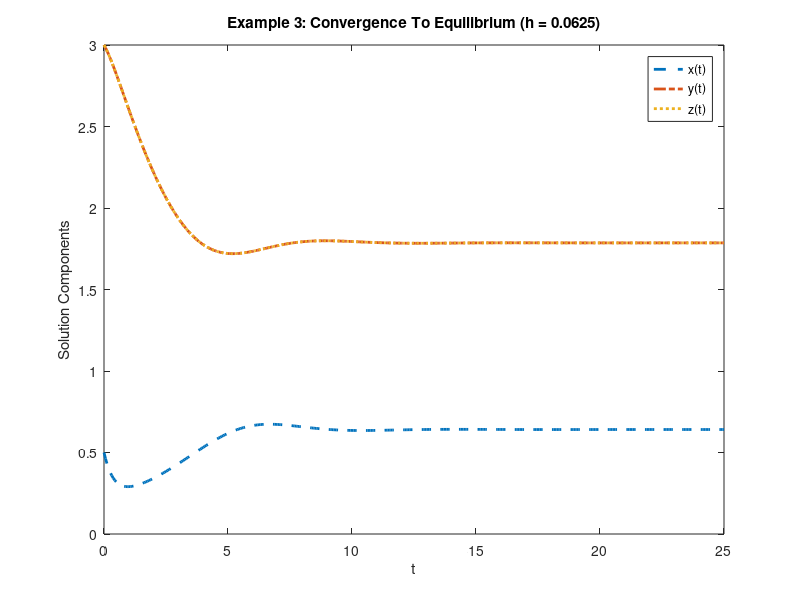
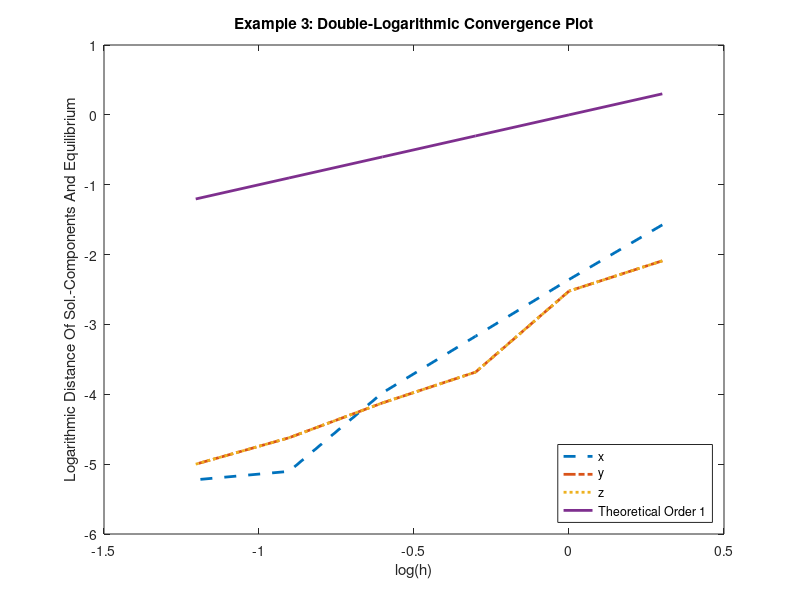

Recreate these plots in MATLAB, in order.
% Step 0: Close All Windows and Clear Everything

%clear all;
%close all;

% Step 1: Definition of System Parameters and Initial Conditions

k01 = 1.0;
k02 = 1.0;
k03 = 3.0;
k04 = 3.0;
k05 = 1.0;
k06 = 1.0;
k07 = 1.0;
k08 = 1.0;
k09 = 1.0;
k10 = 1.0;
k11 = 1.0;
k12 = 1.0;

x_start = 0.5; 
y_start = 3.0; 
z_start = 3.0;

% Known Equilibrium

x_s = 0.641065863794874;
y_s = 1.786026457590849;
z_s = 1.786026457590849;

% Step 2: Definition of Time Intervals and Solution Vectors

T    = 25;
h_v  = [2 1 0.5 0.25 0.125 0.0625];

% Step 2.1: Different Time Vectors for Different Time Steps

t_1  = 0:h_v(1):T;
t_1  = (t_1)';
t_2  = 0:h_v(2):T;
t_2  = (t_2)';
t_3  = 0:h_v(3):T;
t_3  = (t_3)';
t_4  = 0:h_v(4):T;
t_4  = (t_4)';
t_5  = 0:h_v(5):T;
t_5  = (t_5)';
t_6  = 0:h_v(6):T;
t_6  = (t_6)';

% Step 2.2: Solution Vectors for Different Time Steps

% Vectors For h(1)

x_1_nsfd    = zeros(length(t_1),1);
y_1_nsfd    = zeros(length(t_1),1);
z_1_nsfd    = zeros(length(t_1),1);
x_1_nsfd(1) = x_start;
y_1_nsfd(1) = y_start;
z_1_nsfd(1) = z_start;

% Vectors For h(2)

x_2_nsfd    = zeros(length(t_2),1);
y_2_nsfd    = zeros(length(t_2),1);
z_2_nsfd    = zeros(length(t_2),1);
x_2_nsfd(1) = x_start;
y_2_nsfd(1) = y_start;
z_2_nsfd(1) = z_start;

% Vectors For h(3)

x_3_nsfd    = zeros(length(t_3),1);
y_3_nsfd    = zeros(length(t_3),1);
z_3_nsfd    = zeros(length(t_3),1);
x_3_nsfd(1) = x_start;
y_3_nsfd(1) = y_start;
z_3_nsfd(1) = z_start;

% Vectors For h(4)

x_4_nsfd    = zeros(length(t_4),1);
y_4_nsfd    = zeros(length(t_4),1);
z_4_nsfd    = zeros(length(t_4),1);
x_4_nsfd(1) = x_start;
y_4_nsfd(1) = y_start;
z_4_nsfd(1) = z_start;

% Vectors For h(5)

x_5_nsfd    = zeros(length(t_5),1);
y_5_nsfd    = zeros(length(t_5),1);
z_5_nsfd    = zeros(length(t_5),1);
x_5_nsfd(1) = x_start;
y_5_nsfd(1) = y_start;
z_5_nsfd(1) = z_start;

% Vectors For h(6)

x_6_nsfd    = zeros(length(t_6),1);
y_6_nsfd    = zeros(length(t_6),1);
z_6_nsfd    = zeros(length(t_6),1);
x_6_nsfd(1) = x_start;
y_6_nsfd(1) = y_start;
z_6_nsfd(1) = z_start;

% Step 3: Loops Over Times For All Three Algorithms

% Step 3.1: Loop For h = h_v(1)

h = h_v(1);

for j = 1:1:length(t_1)-1
  
  A             = 1 + h*(k03*y_1_nsfd(j)/(x_1_nsfd(j)+k04) ...
                  + k05*z_1_nsfd(j)/(x_1_nsfd(j)+k06));
  B             = 1 + h*k08/(y_1_nsfd(j)+k09);
  C             = 1 + h*k11/(z_1_nsfd(j)+k12);
  x_1_nsfd(j+1) = x_1_nsfd(j)*(1+h*k02)/A + (h*k01)/A;
  y_1_nsfd(j+1) = y_1_nsfd(j)/B + h*k07*x_1_nsfd(j+1)/B;
  z_1_nsfd(j+1) = z_1_nsfd(j)/C + h*k10*x_1_nsfd(j+1)/C;
  
endfor

% Step 3.2: Loop For h = h_v(2)

h = h_v(2);

for j = 1:1:length(t_2)-1
  
  A             = 1 + h*(k03*y_2_nsfd(j)/(x_2_nsfd(j)+k04) ...
                  + k05*z_2_nsfd(j)/(x_2_nsfd(j)+k06));
  B             = 1 + h*k08/(y_2_nsfd(j)+k09);
  C             = 1 + h*k11/(z_2_nsfd(j)+k12);
  x_2_nsfd(j+1) = x_2_nsfd(j)*(1+h*k02)/A + (h*k01)/A;
  y_2_nsfd(j+1) = y_2_nsfd(j)/B + h*k07*x_2_nsfd(j+1)/B;
  z_2_nsfd(j+1) = z_2_nsfd(j)/C + h*k10*x_2_nsfd(j+1)/C;
  
endfor

% Step 3.3: Loop For h = h_v(3)

h = h_v(3);

for j = 1:1:length(t_3)-1
  
  A             = 1 + h*(k03*y_3_nsfd(j)/(x_3_nsfd(j)+k04) ...
                  + k05*z_3_nsfd(j)/(x_3_nsfd(j)+k06));
  B             = 1 + h*k08/(y_3_nsfd(j)+k09);
  C             = 1 + h*k11/(z_3_nsfd(j)+k12);
  x_3_nsfd(j+1) = x_3_nsfd(j)*(1+h*k02)/A + (h*k01)/A;
  y_3_nsfd(j+1) = y_3_nsfd(j)/B + h*k07*x_3_nsfd(j+1)/B;
  z_3_nsfd(j+1) = z_3_nsfd(j)/C + h*k10*x_3_nsfd(j+1)/C;
  
endfor

% Step 3.4: Loop For h = h_v(4)

h = h_v(4);

for j = 1:1:length(t_4)-1
  
  A             = 1 + h*(k03*y_4_nsfd(j)/(x_4_nsfd(j)+k04) ...
                  + k05*z_4_nsfd(j)/(x_4_nsfd(j)+k06));
  B             = 1 + h*k08/(y_4_nsfd(j)+k09);
  C             = 1 + h*k11/(z_4_nsfd(j)+k12);
  x_4_nsfd(j+1) = x_4_nsfd(j)*(1+h*k02)/A + (h*k01)/A;
  y_4_nsfd(j+1) = y_4_nsfd(j)/B + h*k07*x_4_nsfd(j+1)/B;
  z_4_nsfd(j+1) = z_4_nsfd(j)/C + h*k10*x_4_nsfd(j+1)/C;
  
endfor

% Step 3.5: Loop For h = h_v(4)

h = h_v(5);

for j = 1:1:length(t_5)-1
  
  A             = 1 + h*(k03*y_5_nsfd(j)/(x_5_nsfd(j)+k04) ...
                  + k05*z_5_nsfd(j)/(x_5_nsfd(j)+k06));
  B             = 1 + h*k08/(y_5_nsfd(j)+k09);
  C             = 1 + h*k11/(z_5_nsfd(j)+k12);
  x_5_nsfd(j+1) = x_5_nsfd(j)*(1+h*k02)/A + (h*k01)/A;
  y_5_nsfd(j+1) = y_5_nsfd(j)/B + h*k07*x_5_nsfd(j+1)/B;
  z_5_nsfd(j+1) = z_5_nsfd(j)/C + h*k10*x_5_nsfd(j+1)/C;
  
endfor

% Step 3.6: Loop For h = h_v(6)

h = h_v(6);

for j = 1:1:length(t_6)-1
  
  A             = 1 + h*(k03*y_6_nsfd(j)/(x_6_nsfd(j)+k04) ...
                  + k05*z_6_nsfd(j)/(x_6_nsfd(j)+k06));
  B             = 1 + h*k08/(y_6_nsfd(j)+k09);
  C             = 1 + h*k11/(z_6_nsfd(j)+k12);
  x_6_nsfd(j+1) = x_6_nsfd(j)*(1+h*k02)/A + (h*k01)/A;
  y_6_nsfd(j+1) = y_6_nsfd(j)/B + h*k07*x_6_nsfd(j+1)/B;
  z_6_nsfd(j+1) = z_6_nsfd(j)/C + h*k10*x_6_nsfd(j+1)/C;
  
endfor

% Step 4: Solution Plots

figure(1)
plot(t_6,x_6_nsfd,"linestyle","--","linewidth",2);
hold on
plot(t_6,y_6_nsfd,"linestyle","-.","linewidth",2);
hold on
plot(t_6,z_6_nsfd,"linestyle",":","linewidth",2);
legend("x(t)","y(t)","z(t)")
title("Example 3: Convergence To Equilibrium (h = 0.0625)")
xlabel("t")
ylabel("Solution Components")

% Step 5: Convergence Plot

x_end    = [abs(x_1_nsfd(end)-x_s) abs(x_2_nsfd(end)-x_s) abs(x_3_nsfd(end)-x_s) ...
            abs(x_4_nsfd(end)-x_s) abs(x_5_nsfd(end)-x_s) abs(x_6_nsfd(end)-x_s)];
y_end    = [abs(y_1_nsfd(end)-y_s) abs(y_2_nsfd(end)-y_s) abs(y_3_nsfd(end)-y_s) ...
            abs(y_4_nsfd(end)-y_s) abs(y_5_nsfd(end)-y_s) abs(y_6_nsfd(end)-y_s)];
z_end    = [abs(z_1_nsfd(end)-z_s) abs(z_2_nsfd(end)-z_s) abs(z_3_nsfd(end)-z_s) ...
            abs(z_4_nsfd(end)-z_s) abs(z_5_nsfd(end)-z_s) abs(z_6_nsfd(end)-z_s)];
comp_end = [x_end; y_end; z_end];

figure(2)
plot(log10(h_v),log10(x_end),"linestyle","--","linewidth",2);
hold on
plot(log10(h_v),log10(y_end),"linestyle","-.","linewidth",2);
hold on
plot(log10(h_v),log10(z_end),"linestyle",":","linewidth",2);
hold on
plot(log10(h_v),1*log10(h_v),"linestyle","-","linewidth",2);
hold off
legend("x","y","z","Theoretical Order 1","location","southeast")
title("Example 3: Double-Logarithmic Convergence Plot")
xlabel("log(h)")
ylabel("Logarithmic Distance Of Sol.-Components And Equilibrium")
